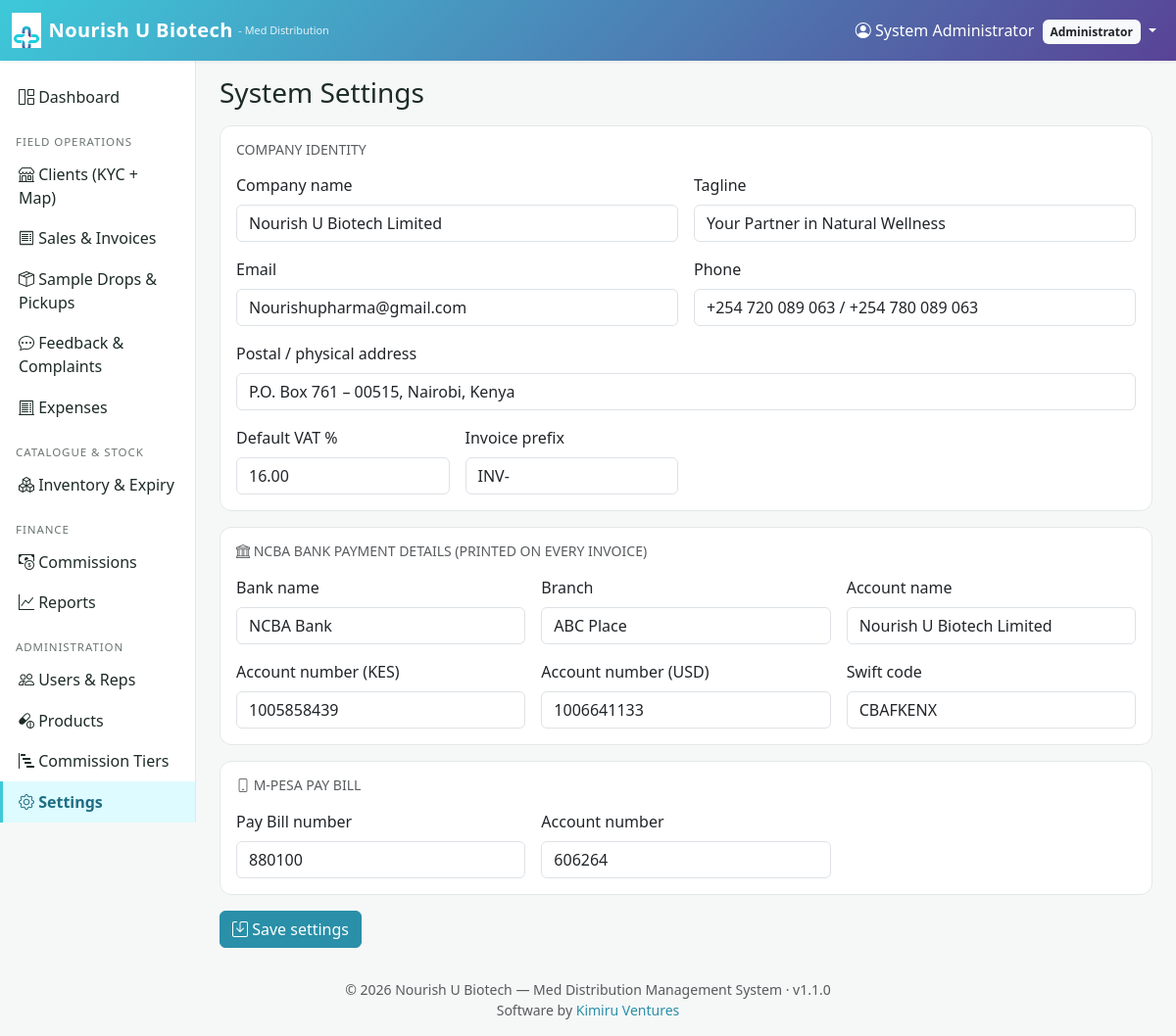
The app's page /admin/settings.php (signed in), older data.
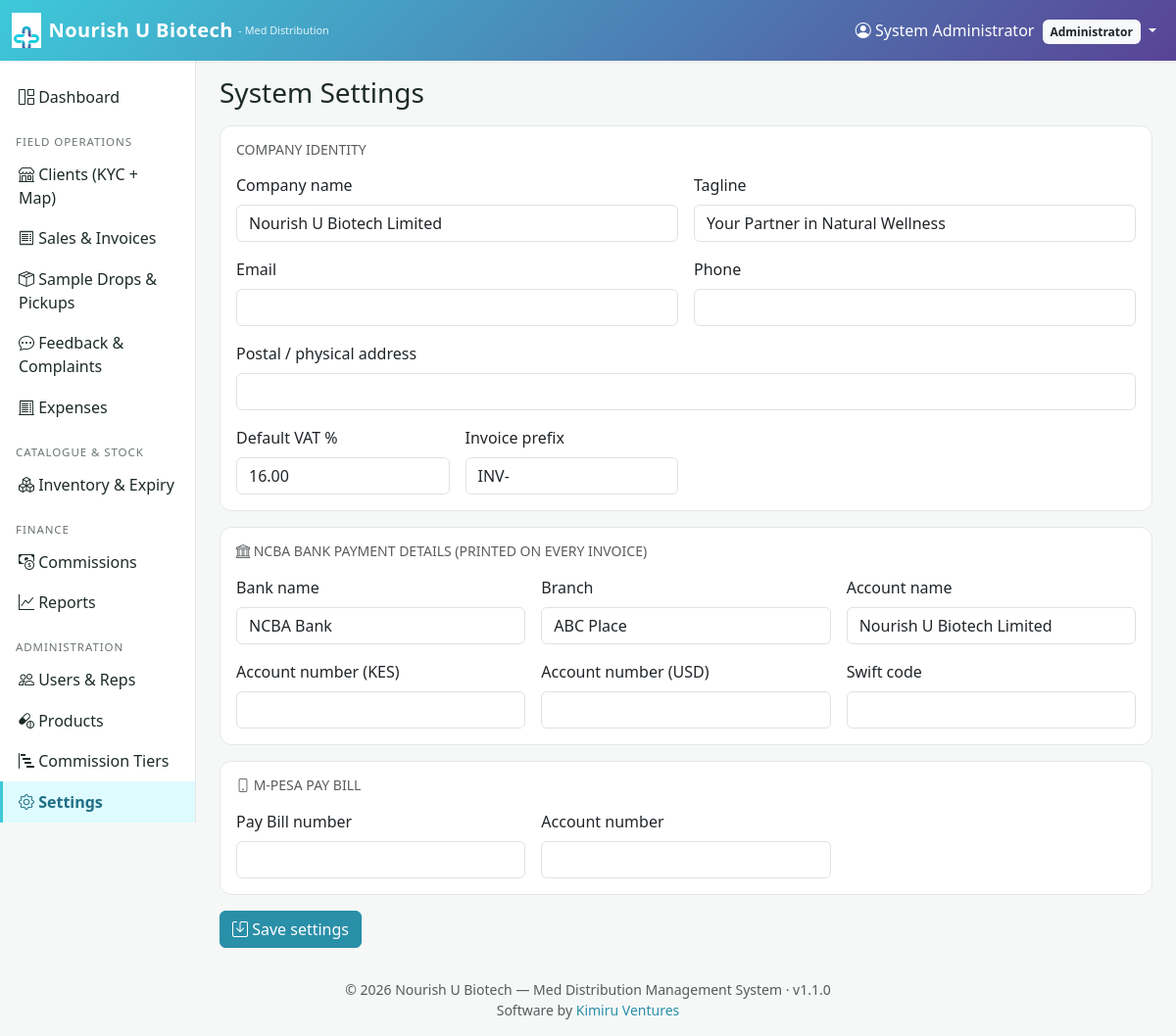
The same page, newer data.
### tables this page shows
CREATE TABLE settings (
    `key`      VARCHAR(80)   PRIMARY KEY,
    `value`    TEXT          NULL,
    updated_at DATETIME      NOT NULL DEFAULT CURRENT_TIMESTAMP
                             ON UPDATE CURRENT_TIMESTAMP
);

### includes/functions.php (called while the page is built, shortened)
<?php
function e(?string $s): string {
    return htmlspecialchars($s ?? '', ENT_QUOTES | ENT_SUBSTITUTE, 'UTF-8');
}
function url(string $path = ''): string {
    return BASE_URL . '/' . ltrim($path, '/');
}
function active_if(string $needle, string $haystack = ''): string {
    $haystack = $haystack ?: ($_SERVER['REQUEST_URI'] ?? '');
    return str_contains($haystack, $needle) ? 'active' : '';
}

### includes/auth.php (called while the page is built, shortened)
<?php
function current_user(): ?array {
    return $_SESSION['user'] ?? null;
}
function role_label(string $role): string {
    return match ($role) {
        'admin'      => 'Administrator',
        'rep'        => 'Medical Rep',
        'accountant' => 'Accountant',
        default      => ucfirst($role),
    };
}

### admin/settings.php (the view, shortened to what this page needs)
<?php
require_once __DIR__ . '/../config/config.php';
$current = [];
foreach ($pdo->query("SELECT `key`,`value` FROM settings") as $row) {
    $current[$row['key']] = $row['value'];
}
require __DIR__ . '/../includes/header.php';
?>
<h3 class="mb-3">System Settings</h3>
<form method="post">
  <div class="card p-3 mb-3">
    <h6 class="text-muted text-uppercase small mb-3">Company identity</h6>
    <div class="row g-3">
      <div class="col-md-6"><label class="form-label">Company name</label>
        <input class="form-control" name="company_name" value="<?= e($current['company_name'] ?? 'Nourish U Biotech Limited') ?>"></div>
      <div class="col-md-6"><label class="form-label">Tagline</label>
        <input class="form-control" name="company_tagline" value="<?= e($current['company_tagline'] ?? 'Your Partner in Natural Wellness') ?>"></div>
      <div class="col-md-6"><label class="form-label">Email</label>
        <input class="form-control" type="email" name="company_email" value="<?= e($current['company_email'] ?? '') ?>"></div>
      <div class="col-md-6"><label class="form-label">Phone</label>
        <input class="form-control" name="company_phone" value="<?= e($current['company_phone'] ?? '') ?>"></div>
      <div class="col-12"><label class="form-label">Postal / physical address</label>
        <input class="form-control" name="company_address" value="<?= e($current['company_address'] ?? '') ?>"></div>
      <div class="col-md-3"><label class="form-label">Default VAT %</label>
        <input class="form-control" type="number" step="0.01" name="vat_default_pct" value="<?= e($current['vat_default_pct'] ?? '16.00') ?>"></div>
      <div class="col-md-3"><label class="form-label">Invoice prefix</label>
        <input class="form-control" name="invoice_prefix" value="<?= e($current['invoice_prefix'] ?? 'INV-') ?>"></div>
    </div>
  </div>
  <div class="card p-3 mb-3">
    <h6 class="text-muted text-uppercase small mb-3"><i class="bi bi-bank"></i> NCBA bank payment details (printed on every invoice)</h6>
    <div class="row g-3">
      <div class="col-md-4"><label class="form-label">Bank name</label>
        <input class="form-control" name="bank_name" value="<?= e($current['bank_name'] ?? 'NCBA Bank') ?>"></div>
      <div class="col-md-4"><label class="form-label">Branch</label>
        <input class="form-control" name="bank_branch" value="<?= e($current['bank_branch'] ?? 'ABC Place') ?>"></div>
      <div class="col-md-4"><label class="form-label">Account name</label>
        <input class="form-control" name="bank_account_name" value="<?= e($current['bank_account_name'] ?? 'Nourish U Biotech Limited') ?>"></div>
      <div class="col-md-4"><label class="form-label">Account number (KES)</label>
        <input class="form-control" name="bank_account_kes" value="<?= e($current['bank_account_kes'] ?? '') ?>"></div>
      <div class="col-md-4"><label class="form-label">Account number (USD)</label>
        <input class="form-control" name="bank_account_usd" value="<?= e($current['bank_account_usd'] ?? '') ?>"></div>
      <div class="col-md-4"><label class="form-label">Swift code</label>
        <input class="form-control" name="bank_swift" value="<?= e($current['bank_swift'] ?? '') ?>"></div>
    </div>
  </div>
  <div class="card p-3 mb-3">
    <h6 class="text-muted text-uppercase small mb-3"><i class="bi bi-phone"></i> M-Pesa Pay Bill</h6>
    <div class="row g-3">
      <div class="col-md-4"><label class="form-label">Pay Bill number</label>
        <input class="form-control" name="mpesa_paybill" value="<?= e($current['mpesa_paybill'] ?? '') ?>"></div>
      <div class="col-md-4"><label class="form-label">Account number</label>
        <input class="form-control" name="mpesa_account" value="<?= e($current['mpesa_account'] ?? '') ?>"></div>
    </div>
  </div>
  <button class="btn btn-primary"><i class="bi bi-save"></i> Save settings</button>
</form>
<?php require __DIR__ . '/../includes/footer.php'; ?>

### includes/header.php (shortened to what this page needs)
<?php
$u = current_user();
?>
<!doctype html>
<html lang="en">
<head>
  <link rel="stylesheet" href="https://cdn.jsdelivr.net/npm/bootstrap@5.3.3/dist/css/bootstrap.min.css">
  <link rel="stylesheet" href="https://cdn.jsdelivr.net/npm/bootstrap-icons@1.11.3/font/bootstrap-icons.min.css">
  <link rel="stylesheet" href="<?= url('assets/css/style.css') ?>">
</head>
<body>
<nav class="navbar navbar-nu navbar-expand-lg sticky-top no-print">
  <div class="container-fluid">
    <a class="navbar-brand d-flex align-items-center" href="<?= url('dashboard.php') ?>">
      <img src="<?= url('assets/img/icon.png') ?>" alt="Nourish U">
      <span class="brand-name d-none d-md-inline">Nourish U Biotech</span>
      <span class="brand-tag  d-none d-xl-inline">- Med Distribution</span>
    </a>
    <div class="collapse navbar-collapse" id="mainNav">
      <?php if ($u): ?>
      <ul class="navbar-nav">
        <li class="nav-item dropdown">
          <a class="nav-link dropdown-toggle" data-bs-toggle="dropdown" role="button">
            <i class="bi bi-person-circle"></i> <?= e($u['name']) ?>
            <span class="badge bg-light text-dark ms-1 d-none d-sm-inline"><?= e(role_label($u['role'])) ?></span>
          </a>
        </li>
      </ul>
      <?php endif; ?>
    </div>
  </div>
</nav>
<?php if ($u): ?>
    <?php include __DIR__ . '/sidebar.php'; $_NU_SIDEBAR_RENDERED = true; ?>
<?php endif; ?>
<div class="container-fluid">
  <div class="row">
    <?php if ($u): ?>
      <div class="d-none d-lg-block col-lg-2 px-0">
        <?php include __DIR__ . '/sidebar.php'; ?>
      </div>
    <?php endif; ?>
    <main class="<?= $u ? 'col-lg-10' : 'col-12' ?> px-3 px-md-4 py-3">

### includes/sidebar.php (shortened to what this page needs)
<?php
$u = current_user();
$role = $u['role'] ?? '';
?>
<nav class="sidebar no-print">
  <div class="position-sticky">
    <ul class="nav flex-column">
      <li class="nav-item">
        <a class="nav-link <?= active_if('dashboard.php') ?>" href="<?= url('dashboard.php') ?>">
          <i class="bi bi-grid-1x2"></i> Dashboard
        </a>
      </li>
      <div class="heading">Field Operations</div>
      <li class="nav-item">
        <a class="nav-link <?= active_if('/clients/') ?>" href="<?= url('clients/index.php') ?>">
          <i class="bi bi-shop"></i> Clients (KYC + Map)
        </a>
      </li>
      <li class="nav-item">
        <a class="nav-link <?= active_if('/sales/') ?>" href="<?= url('sales/index.php') ?>">
          <i class="bi bi-receipt"></i> Sales &amp; Invoices
        </a>
      </li>
      <li class="nav-item">
        <a class="nav-link <?= active_if('/samples/') ?>" href="<?= url('samples/index.php') ?>">
          <i class="bi bi-box-seam"></i> Sample Drops &amp; Pickups
        </a>
      </li>
      <li class="nav-item">
        <a class="nav-link <?= active_if('/feedback/') ?>" href="<?= url('feedback/index.php') ?>">
          <i class="bi bi-chat-dots"></i> Feedback &amp; Complaints
        </a>
      </li>
      <li class="nav-item">
        <a class="nav-link <?= active_if('/expenses/') ?>" href="<?= url('expenses/index.php') ?>">
          <i class="bi bi-receipt-cutoff"></i> Expenses
        </a>
      </li>
      <?php if (in_array($role, ['admin','accountant'], true)): ?>
        <div class="heading">Catalogue &amp; Stock</div>
        <li class="nav-item">
          <a class="nav-link <?= active_if('/inventory/') ?>" href="<?= url('inventory/index.php') ?>">
            <i class="bi bi-boxes"></i> Inventory &amp; Expiry
          </a>
        </li>
      <?php endif; ?>
      <?php if (in_array($role, ['admin','accountant'], true)): ?>
        <div class="heading">Finance</div>
        <li class="nav-item">
          <a class="nav-link <?= active_if('/commissions/') ?>" href="<?= url('commissions/index.php') ?>">
            <i class="bi bi-cash-coin"></i> Commissions
          </a>
        </li>
        <li class="nav-item">
          <a class="nav-link <?= active_if('/reports/') ?>" href="<?= url('reports/index.php') ?>">
            <i class="bi bi-graph-up"></i> Reports
          </a>
        </li>
      <?php endif; ?>
      <?php if ($role === 'admin'): ?>
        <div class="heading">Administration</div>
        <li class="nav-item">
          <a class="nav-link <?= active_if('/admin/users') ?>" href="<?= url('admin/users.php') ?>">
            <i class="bi bi-people"></i> Users &amp; Reps
          </a>
        </li>
        <li class="nav-item">
          <a class="nav-link <?= active_if('/admin/products') ?>" href="<?= url('admin/products.php') ?>">
            <i class="bi bi-capsule-pill"></i> Products
          </a>
        </li>
        <li class="nav-item">
          <a class="nav-link <?= active_if('/admin/tiers') ?>" href="<?= url('admin/tiers.php') ?>">
            <i class="bi bi-bar-chart-steps"></i> Commission Tiers
          </a>
        </li>
        <li class="nav-item">
          <a class="nav-link <?= active_if('/admin/settings') ?>" href="<?= url('admin/settings.php') ?>">
            <i class="bi bi-gear"></i> Settings
          </a>
        </li>
      <?php endif; ?>
    </ul>
  </div>
</nav>

### includes/footer.php (shortened to what this page needs)
    </main>
  </div>
</div>
<footer class="text-center text-muted small py-3 no-print">
  &copy; <?= date('Y') ?> <?= e(APP_NAME) ?> &mdash; <?= e(APP_TAGLINE) ?> &middot; v<?= e(APP_VERSION) ?>
  <br>
  <span class="text-muted">Software by <a href="#" class="text-decoration-none">Kimiru Ventures</a></span>
</footer>
</body>
</html>

### assets/css/style.css (style rules this page uses)
:root { --nu-primary: #2a8fa8; --nu-primary-d: #1e6e84; --nu-cyan: #3dc9d9; --nu-purple: #594396; --nu-purple-d: #3f2f6c; --nu-accent: #f4a300; --nu-bg: #f6f8f7; --nu-text: #1d2b27; --nu-muted: #6b7572; --nu-card: #ffffff; --nu-border: #e3e8e6; --nu-grad: linear-gradient(135deg, var(--nu-cyan) 0%, var(--nu-purple) 100%); }
body { background: var(--nu-bg); color: var(--nu-text); font-family: 'Segoe UI', Roboto, system-ui, sans-serif; }
.navbar-nu { background: var(--nu-grad); box-shadow: 0 1px 4px rgba(0,0,0,0.08); }
.navbar-nu .navbar-brand, .navbar-nu .nav-link, .navbar-nu .navbar-text { color: #ffffff !important; }
.navbar-nu .navbar-brand img { height: 36px; vertical-align: middle; margin-right: .5rem; }
.navbar-nu .navbar-brand .brand-name { font-weight: 700; letter-spacing: .02em; }
.navbar-nu .navbar-brand .brand-tag { font-size: .68rem; opacity: .85; margin-left:.35rem; font-weight: 400; }
.btn-primary { background: var(--nu-primary); border-color: var(--nu-primary); }
a { color: var(--nu-primary); }
.sidebar { min-height: calc(100vh - 56px); background: #fff; border-right: 1px solid var(--nu-border); padding-top: 1rem; }
.sidebar .nav-link { color: var(--nu-text); padding: .55rem 1rem; border-left: 3px solid transparent; border-radius: 0; }
.sidebar .nav-link.active { background: #defbff; color: var(--nu-primary-d); border-left-color: var(--nu-cyan); font-weight: 600; }
.sidebar .heading { font-size: .72rem; text-transform: uppercase; letter-spacing: .08em; color: var(--nu-muted); padding: 1rem 1rem .25rem; }
.card { border: 1px solid var(--nu-border); border-radius: 12px; }
@media (min-width: 992px) { .sidebar { position: sticky; top: 56px; } }
footer { padding-bottom: 1rem; }

Row changes from the older to the newer data that the page shows:
removed settings: mpesa_paybill "880100"
Text that changed along with them:
form field company_email: "Nourishupharma@gmail.com" → (not shown)
form field company_phone: "+254 720 089 063 / +254 780 089 063" → (not shown)
form field company_address: "P.O. Box 761 – 00515, Nairobi, Kenya" → (not shown)
form field bank_account_kes: "1005858439" → (not shown)
form field bank_account_usd: "1006641133" → (not shown)
form field bank_swift: "CBAFKENX" → (not shown)
form field mpesa_account: "606264" → (not shown)
